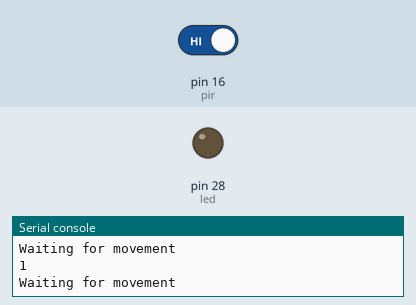
Recording of a program running on a simulated MicroPython board. Parts: output pins drawn as LEDs (lit = HIGH), the last lines printed to the serial console. The test bench sets the inputs (shaded band); at power-on: pin 16 (pir) HIGH.

Above: at 4.2 s.
4.3 s: pin 16 (pir) driven LOW
At 5.0 s:
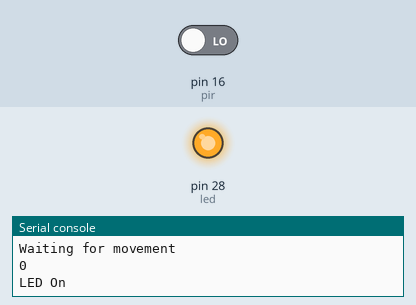
Timing chart, 0 to 7.3 s (numbered marks = the images above; inputs shaded):
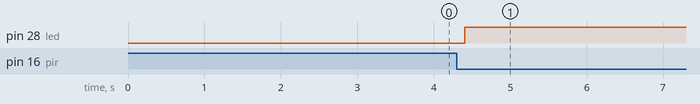

Measured:
- after the input at 4.3 s, pin 28 (led): LOW → HIGH after 0.10 s

The program:

PIR.py
```python
#about passive infrared sensor
from machine import Pin
import utime
led = Pin(28, Pin.OUT)
pir = Pin(16, Pin.IN, Pin.PULL_UP)
led.low()
utime.sleep(3)
while True:
    print(pir.value())
    if pir.value() == 0:
        print("LED On")
        led.high()
        utime.sleep(5)
    else:
        print("Waiting for movement")
        led.low()
        utime.sleep(0.2)
```
